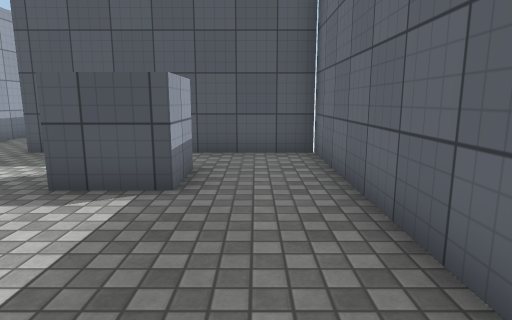
view 1 (above)

12 first-person views from a walk through a 3-D level made in the Unity game engine. The camera is 1.3 m above the floor, tilts 10° down and sees 75° across. The floor is counted in squares, 1 m on a side. Each view is taken from the middle of a square. On the plan, view 1 faces up. The plan holds only what a view shows up to about 14 squares ahead; the rest is blank. The player character is not drawn. Surface patterns are stand-ins for the level's own textures.

view 2
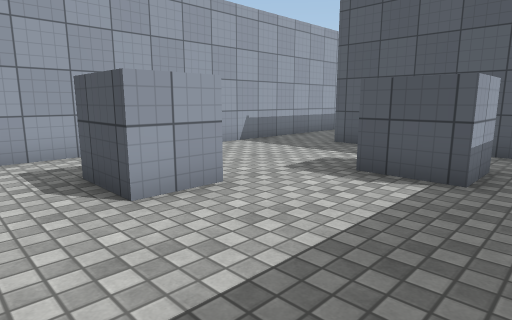

view 3
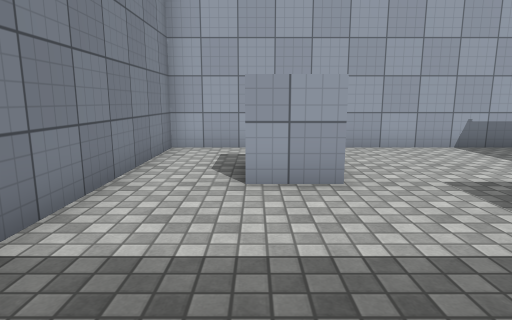

view 4
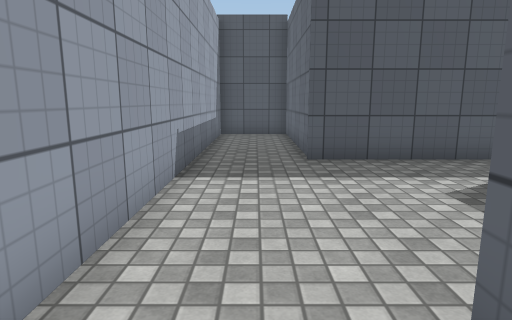

view 5
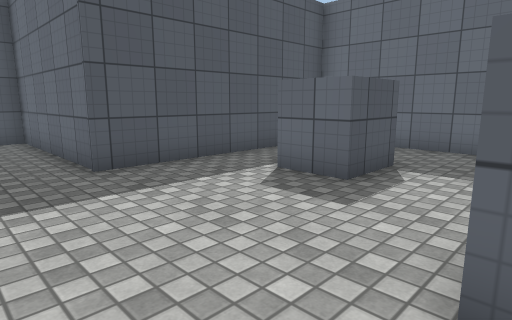

view 6
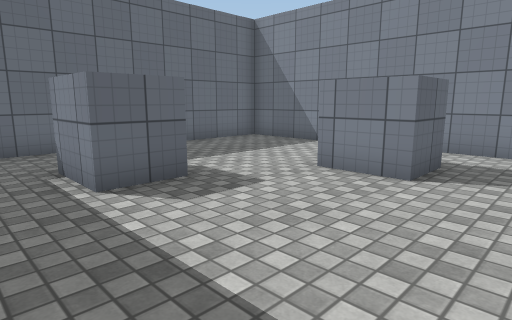

view 7
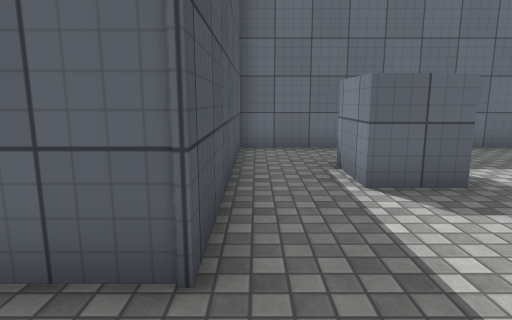

view 8
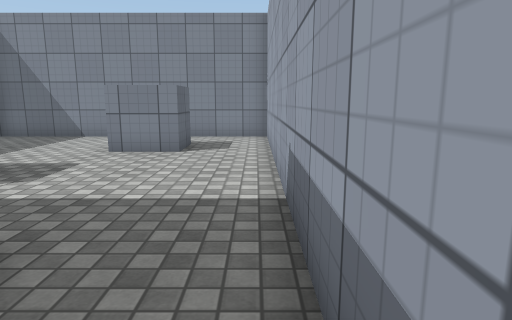

view 9
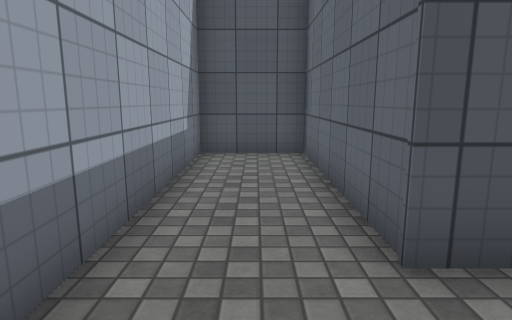

view 10
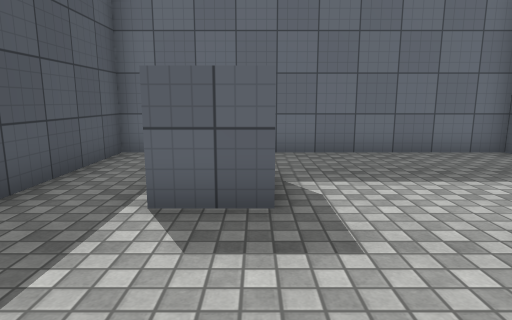

view 11
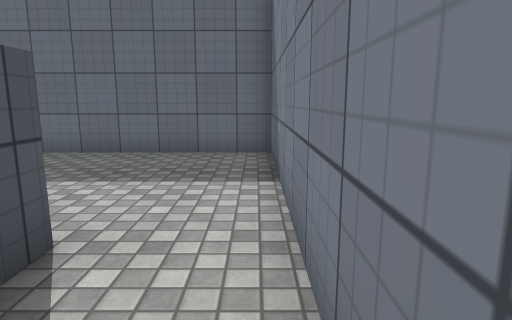

view 12
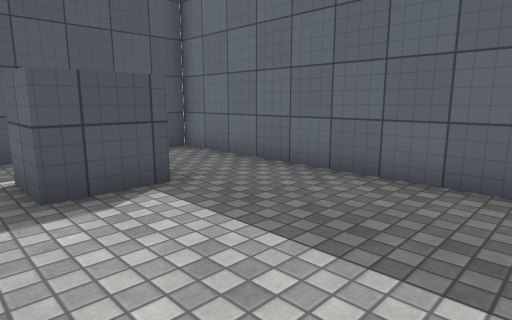

### Floor plan
Points are (right, up) in squares from view 1. A wall is a line through its corners. A room is listed if a view was taken in it or the views show most of it. See-through windows are left out.
Room 1 (views 1, 2, 3, 11, 12)
walls: (-4.2, 2.4) (-4.2, 0.8) (-6, 0.8); (-1.2, 4.8) (-3.1, 4.8); (-8.4, 0.6) (-8.4, -1.4) (1.5, -1.4) (1.5, 4.5)
ways out: opening at (-7.5, 1.5) to room 2; opening at (-3, 3.5) to room 2; opening at (0.5, 5.5) to room 2
Room 2 (views 4, 5, 6, 7, 8, 9, 10)
walls: (-3.1, 4.8) (-3.1, 6.3) (-1.2, 6.3) (-1.2, 4.8); (-6, 0.8) (-6, 2.4) (-4.2, 2.4); (1.5, 4.5) (1.5, 8.4) (-5.8, 8.4) (-5.8, 14.4) (-8.4, 14.4) (-8.4, 0.6)
ways out: opening at (-7.5, 1.5) to room 1; opening at (-3, 3.5) to room 1; opening at (0.5, 5.5) to room 1

Positions as (right, up) in squares from view 1, and headings:
1: (0, 0), facing up
2: (0, -1), facing up-left
3: (1, 1), facing left
4: (-7, 1), facing up
5: (-8, 2), facing up-right
6: (-8, 8), facing down-right
7: (-8, 8), facing right
8: (-8, 11), facing down
9: (-7, 6), facing up
10: (-7, 5), facing right
11: (-7, -1), facing right
12: (-4, 0), facing up-right
